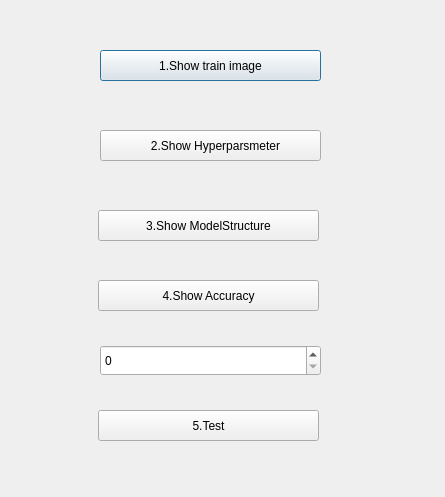
<?xml version="1.0" encoding="UTF-8"?>
<ui version="4.0">
 <class>Dialog</class>
 <widget class="QDialog" name="Dialog">
  <property name="geometry">
   <rect>
    <x>0</x>
    <y>0</y>
    <width>445</width>
    <height>497</height>
   </rect>
  </property>
  <property name="windowTitle">
   <string>5</string>
  </property>
  <widget class="QPushButton" name="pushButton">
   <property name="geometry">
    <rect>
     <x>100</x>
     <y>50</y>
     <width>221</width>
     <height>31</height>
    </rect>
   </property>
   <property name="text">
    <string>1.Show train image</string>
   </property>
  </widget>
  <widget class="QPushButton" name="pushButton_2">
   <property name="geometry">
    <rect>
     <x>100</x>
     <y>130</y>
     <width>221</width>
     <height>31</height>
    </rect>
   </property>
   <property name="text">
    <string>   2.Show Hyperparsmeter</string>
   </property>
  </widget>
  <widget class="QPushButton" name="pushButton_3">
   <property name="geometry">
    <rect>
     <x>98</x>
     <y>210</y>
     <width>221</width>
     <height>31</height>
    </rect>
   </property>
   <property name="text">
    <string>3.Show ModelStructure</string>
   </property>
  </widget>
  <widget class="QPushButton" name="pushButton_4">
   <property name="geometry">
    <rect>
     <x>98</x>
     <y>280</y>
     <width>221</width>
     <height>31</height>
    </rect>
   </property>
   <property name="text">
    <string>4.Show Accuracy</string>
   </property>
  </widget>
  <widget class="QPushButton" name="pushButton_5">
   <property name="geometry">
    <rect>
     <x>98</x>
     <y>410</y>
     <width>221</width>
     <height>31</height>
    </rect>
   </property>
   <property name="text">
    <string>5.Test</string>
   </property>
  </widget>
  <widget class="QSpinBox" name="spinBox">
   <property name="geometry">
    <rect>
     <x>100</x>
     <y>345</y>
     <width>221</width>
     <height>31</height>
    </rect>
   </property>
  </widget>
 </widget>
 <resources/>
 <connections/>
</ui>
